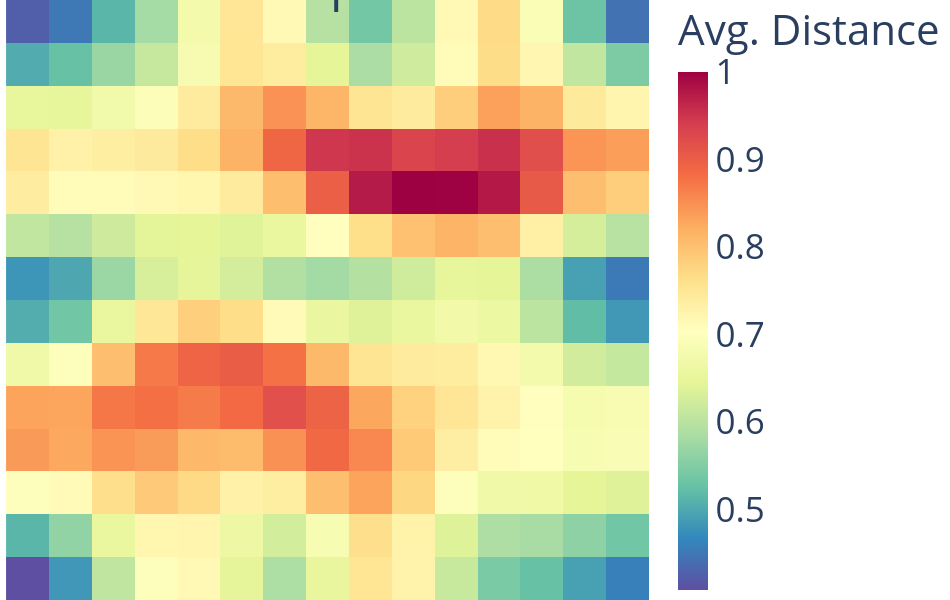
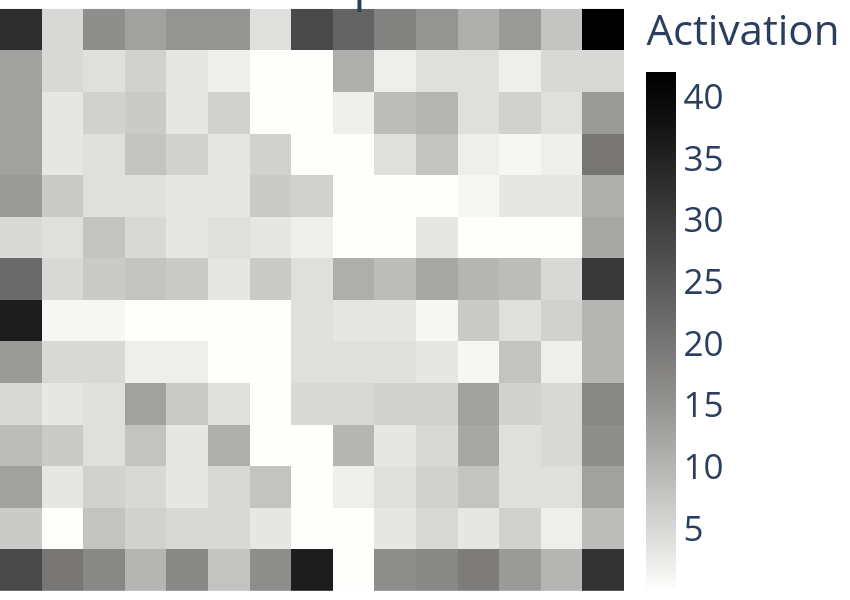

Notebook cell for these charts, in order:
### Code cell
# traditional visuals
plot_args = dict(
    **PlotlyHelperArgs.FullStretch,
    **PlotlyHelperArgs.HiddenTicks(d1=d1, d2=d2),
    font=dict(size=35)
)
figTrad1 = basin.legacy_pond().visualize_distance_map(**plot_args, **PlotlyHelperArgs.Figsize(w=950, h=600));
figTrad2 = basin.legacy_pond().visualize_activation_map(**plot_args, **PlotlyHelperArgs.Figsize(w=850, h=600));

### Figure 1 — Plotly figure (JSON) as saved in the notebook; plotly's stock layout.template omitted (floating-point values rounded to 4 significant figures; data arrays with more than 128 entries replaced by an {"elided": "..."} marker saying what was removed)
{"data": [{"coloraxis": "coloraxis", "name": "0", "z": {"elided": "14x15 float values"}, "type": "heatmap", "xaxis": "x", "yaxis": "y", "hovertemplate": "x: %{x}<br>y: %{y}<br>Avg. Distance: %{z}<extra></extra>"}], "layout": {"xaxis": {"anchor": "y", "domain": [0.0, 1.0], "scaleanchor": "y", "constrain": "domain", "showticklabels": false, "range": [-0.5, 14.5], "ticks": "", "ticklen": 10, "ticklabelstandoff": 0, "zeroline": false, "showgrid": false}, "yaxis": {"anchor": "x", "domain": [0.0, 1.0], "autorange": true, "constrain": "domain", "showticklabels": false, "range": [-0.5, 13.5], "ticks": "", "ticklen": 10, "ticklabelstandoff": 0, "zeroline": false, "showgrid": false}, "coloraxis": {"colorbar": {"title": {"text": "Avg. Distance"}}, "colorscale": [[0.0, "rgb(94,79,162)"], [0.1, "rgb(50,136,189)"], [0.2, "rgb(102,194,165)"], [0.3, "rgb(171,221,164)"], [0.4, "rgb(230,245,152)"], [0.5, "rgb(255,255,191)"], [0.6, "rgb(254,224,139)"], [0.7, "rgb(253,174,97)"], [0.8, "rgb(244,109,67)"], [0.9, "rgb(213,62,79)"], [1.0, "rgb(158,1,66)"]], "autocolorscale": false}, "margin": {"t": 0, "l": 0, "r": 0, "b": 0, "pad": 0}, "font": {"size": 35}, "title": {"text": "Distance map"}, "autosize": true, "showlegend": true, "paper_bgcolor": "rgba(0,0,0,0)", "plot_bgcolor": "rgba(0,0,0,0)", "width": 950, "height": 600}}

### Figure 2 — Plotly figure (JSON) as saved in the notebook; plotly's stock layout.template omitted (floating-point values rounded to 4 significant figures; data arrays with more than 128 entries replaced by an {"elided": "..."} marker saying what was removed)
{"data": [{"coloraxis": "coloraxis", "name": "0", "z": {"elided": "14x15 int values"}, "type": "heatmap", "xaxis": "x", "yaxis": "y", "hovertemplate": "x: %{x}<br>y: %{y}<br>Activation: %{z}<extra></extra>"}], "layout": {"xaxis": {"anchor": "y", "domain": [0.0, 1.0], "scaleanchor": "y", "constrain": "domain", "showticklabels": false, "range": [-0.5, 14.5], "ticks": "", "ticklen": 10, "ticklabelstandoff": 0, "zeroline": false, "showgrid": false}, "yaxis": {"anchor": "x", "domain": [0.0, 1.0], "autorange": true, "constrain": "domain", "showticklabels": false, "range": [-0.5, 13.5], "ticks": "", "ticklen": 10, "ticklabelstandoff": 0, "zeroline": false, "showgrid": false}, "coloraxis": {"colorbar": {"title": {"text": "Activation"}}, "colorscale": [[0.0, "rgb(254, 254, 253)"], [0.09091, "rgb(224, 224, 223)"], [0.1818, "rgb(197, 197, 195)"], [0.2727, "rgb(171, 171, 170)"], [0.3636, "rgb(146, 146, 145)"], [0.4545, "rgb(124, 123, 122)"], [0.5455, "rgb(102, 101, 101)"], [0.6364, "rgb(81, 80, 80)"], [0.7273, "rgb(59, 59, 59)"], [0.8182, "rgb(38, 38, 38)"], [0.9091, "rgb(16, 16, 16)"], [1.0, "rgb(0, 0, 0)"]], "autocolorscale": false}, "margin": {"t": 0, "l": 0, "r": 0, "b": 0, "pad": 0}, "font": {"size": 35}, "title": {"text": "Activation map"}, "autosize": true, "showlegend": true, "paper_bgcolor": "rgba(0,0,0,0)", "plot_bgcolor": "rgba(0,0,0,0)", "width": 850, "height": 600}}
